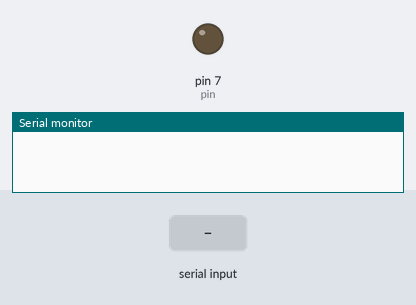
This sketch was run on a simulated Arduino Uno, built with avr-gcc and run on an emulated ATmega328P. Shown: output pins drawn as LEDs (lit = HIGH), the last lines printed to the serial monitor. The inputs (shaded band) are chosen by the test bench.

Above: at 1.2 s.
1.3 s: "E" received over Serial
At 3.5 s:
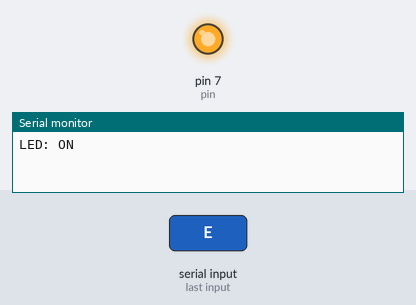
3.8 s: "A" received over Serial
At 5.4 s:
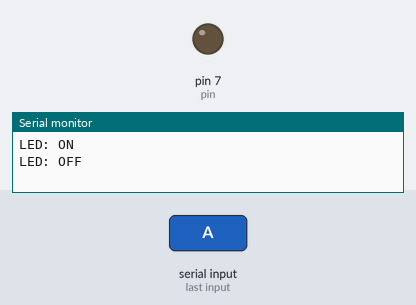
Timing chart, 0 to 6.9 s (numbered marks = the images above; inputs shaded):
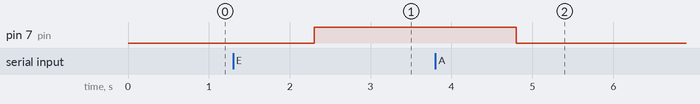

Measured:
- after the input at 1.3 s, pin 7 (pin): LOW → HIGH after 1.0 s
- after the input at 3.8 s, pin 7 (pin): HIGH → LOW after 1.0 s

The sketch:

Practica.ino
```cpp
int pin = 7;
void setup() {
  // put your setup code here, to run once:
  pinMode(pin,OUTPUT);
  Serial.begin(38000);
}

void loop() {
  // put your main code here, to run repeatedly:
 String val;
  if( Serial.available()>0){
    val = Serial.readString();
    if( val == "E"){
      digitalWrite(pin,HIGH);
      Serial.println("LED: ON");
    }else if( val == "A"){
      digitalWrite(pin,LOW);
      Serial.println("LED: OFF");
    }
  }
}
```
